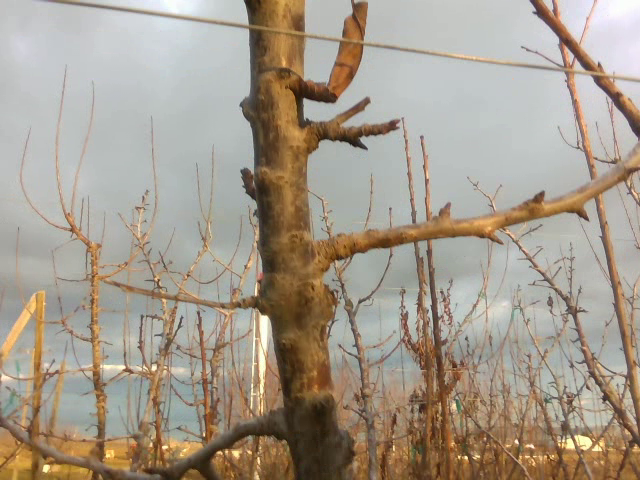
#> input picture Image_based/data/forcindy/0.png, 640 x 480 px; its folder holds 5 pictures in this run
$ python cyl_fit_2d.py
#> lines starting #> are read from the running program, lines starting #| are printed output that depends on the picture
### Image_based/branchpointdetection.py
#!/usr/bin/env python3

# Read in masked images and estimate points where a side branch joins a leader (trunk)

import numpy as np
from glob import glob
import csv
import cv2
import json
from os.path import exists
from bezier_cyl_2d import BezierCyl2D
from draw_routines.image_draw_geom_utils import draw_line, draw_box, draw_cross, LineSeg2D
from scipy.cluster.vq import kmeans, whiten, vq

class BranchPointDetection:
    def __init__(self, path, image_name, b_output_debug=True, b_recalc=False):
        """ Detect possible branch points where side branch touches trunk
        @param path: Directory where files are located
        @param image_name: image number/name as a string
        @param b_recalc: Force recalculate the result, y/n"""

        self.path_debug = path + "DebugImages/"
        path_calculated = path + "CalculatedData/"

        self.name = image_name
        # Read in all images that have name_ and are not debugging images
        self.images, self.images_single = self.read_images(path, image_name)
        # Keep the point/intersection info
        self.image_stats = {}

        # Vertical leaders and side branches off of them
        self.trunks = []
        self.sidebranches = []

        # For the trunks/side branches, calculate or read in statistics (center, eigen vectors)
        print("Calculating stats")
        for im in self.images:
            fname_stats = path_calculated + self.name + "_" + im["name"] + ".json"
            if b_recalc or not exists(fname_stats):
                stats_dict = self.stats_image(im["image"])
                for k, v in stats_dict.items():
                    try:
                        if v.size == 2:
                            stats_dict[k] = [v[0], v[1]]
                    except:
                        pass
                # If this fails, make a CalculatedData and DebugImages folder in the data/forcindy folder
                with open(fname_stats, 'w') as f:
                    json.dump(stats_dict, f)
            elif exists(fname_stats):
                with open(fname_stats, 'r') as f:
                    stats_dict = json.load(f)

            for k, v in stats_dict.items():
                try:
                    if len(v) == 2:
                        stats_dict[k] = np.array([v[0], v[1]])
                except:
                    pass
            im["stats"] = stats_dict

            print(f"  {im['name']}")
            if "trunk" in im["name"]:
                self.trunks.append(im)
            elif "sidebranch" in im["name"]:
                self.sidebranches.append(im)

        # For each of the trunk/branches, see if we have reasonable upper left/lower right points
        #   Save points in debug image
        if b_output_debug:
            self.images_single["marked points"] = np.copy(self.images_single["masked"])
            for im in self.images:
                try:
                    p1 = im["stats"]["lower_left"]
                    p2 = im["stats"]["upper_right"]
                    draw_line(im["image"], p1, p2, (128, 128, 128), 2)
                    draw_line(self.images_single["marked points"], p1, p2, (128, 128, 128), 1)

                    pc = im["stats"]["center"]
                    draw_cross(im["image"], pc, (128, 128, 128), 1, 2)
                    draw_cross(self.images_single["marked points"], pc, (180, 180, 128), 1, 3)

                    cv2.imwrite(self.path_debug + image_name + "_" + im["name"] + "_points.png", im["image"])
                except:
                    pass

            cv2.imwrite(self.path_debug + image_name + "_" + "_marked_points.png", self.images_single["marked points"])

        # Fit a quad to each branch
        print("Fitting quads")
        for im in self.images:
            print(f"  {im['name']}")
            fname_quad = path_calculated + self.name + "_" + im["name"] + "_quad.json"
            fname_params = path_calculated + self.name + "_" + im["name"] + "_quad_params.json"
            if exists(fname_quad) and not b_recalc:
                im["quad"] = BezierCyl2D([0, 0], [1, 1], 1)
                im["quad"].read_json(fname_quad)
                with open(fname_params, 'r') as f:
                    params = json.load(f)
            else:
                im["quad"], params = self.fit_quad(im)
                im["quad"].write_json(fname_quad)
                with open(fname_params, 'w') as f:
                    json.dump(params, f)

            if b_output_debug:
                # Draw the edge and original image with the fitted quad and rects
                im_covert_back = cv2.cvtColor(self.images_single["edge"], cv2.COLOR_GRAY2RGB)
                im_orig_debug = np.copy(self.images_single["orig"])

                # Draw the original, the edges, and the depth mask with the fitted quad
                im["quad"].draw_bezier(im_orig_debug)
                if im["quad"].is_wire():
                    draw_cross(im_orig_debug, im["quad"].p0, (255, 0, 0), thickness=2, length=10)
                    draw_cross(im_orig_debug, im["quad"].p2, (255, 0, 0), thickness=2, length=10)
                else:
                    im["quad"].draw_boundary(im_orig_debug, 10)
                    im["quad"].draw_edge_rects(im_covert_back, step_size=params["step_size"], perc_width=params["width"])

                im_both = np.hstack([im_orig_debug, im_covert_back])
                cv2.imshow("Original and edge and depth", im_both)
                cv2.imwrite(self.path_debug + self.name + "_" + im["name"] + "_quad.png", im_both)

                im["quad"].draw_bezier(self.images_single["marked points"])

        # Use the flow image to make a better mask
        print("Quad in flow mask")
        for im in self.images:
            print(f"  {im['name']}")

            fname_quad_flow_mask = path_calculated + self.name + "_" + im["name"] + "_quad_flow_mask.png"
            if exists(fname_quad_flow_mask) and not b_recalc:
                im["flow_mask"] = cv2.cvtColor(cv2.imread(fname_quad_flow_mask), cv2.COLOR_BGR2GRAY)
            else:
                im["flow_mask"], im_flow_mask_labels = self.flow_mask(im)
                if b_output_debug:
                    cv2.imwrite(self.path_debug + self.name + "_" + im["name"] + "_quad_flow_labels.png", im_flow_mask_labels)
                cv2.imwrite(fname_quad_flow_mask, im["flow_mask"])

            fname_quad_flow = path_calculated + self.name + "_" + im["name"] + "_quad_flow.json"
            fname_params_flow = path_calculated + self.name + "_" + im["name"] + "_quad_params_flow.json"
            if exists(fname_quad_flow) and not b_recalc:
                im["quad_flow"] = BezierCyl2D([0, 0], [1, 1], 1)
                im["quad_flow"].read_json(fname_quad_flow)
                with open(fname_params_flow, 'r') as f:
                    params = json.load(f)
            else:
                im["quad_flow"], params = self.fit_quad_flow(im)
                im["quad_flow"].write_json(fname_quad_flow)
                with open(fname_params_flow, 'w') as f:
                    json.dump(params, f)

            if b_output_debug:
                # Draw the edge and original image with the fitted quad and rects
                im_covert_back = cv2.cvtColor(self.images_single["edge"], cv2.COLOR_GRAY2RGB)
                im_orig_debug = np.copy(self.images_single["orig"])

                # Draw the original, the edges, and the depth mask with the fitted quad
                im["quad_flow"].draw_bezier(im_orig_debug)
                if im["quad_flow"].is_wire():
                    draw_cross(im_orig_debug, im["quad_flow"].p0, (255, 0, 0), thickness=2, length=10)
                    draw_cross(im_orig_debug, im["quad_flow"].p2, (255, 0, 0), thickness=2, length=10)
                else:
                    im["quad_flow"].draw_boundary(im_orig_debug, 10)
                    im["quad_flow"].draw_edge_rects(im_covert_back, step_size=params["step_size"], perc_width=params["width"])

                im_both = np.hstack([im_orig_debug, im_covert_back])
                cv2.imwrite(self.path_debug + self.name + "_" + im["name"] + "_quad_flow.png", im_both)

                im["quad_flow"].draw_bezier(self.images_single["marked points"])

        # Now look for branch points
        fname_branch_pts = path_calculated + self.name + "_branches.csv"
        if b_recalc or not exists(fname_branch_pts):
            self.branch_points = []
            for im_trunk in self.trunks:
                for im_branch in self.sidebranches:
                    if not im_branch["quad"].is_wire():
                        bp = self.find_branch_point(im_trunk, im_branch)
                        if bp is not None:
                            self.branch_points.append(bp)

            with open(fname_branch_pts, 'w') as f:
                csv_file = csv.writer(f)
                data_row = ["x", "y", "vx", "vy"]
                csv_file.writerow(data_row)
                for p, v in self.branch_points:
                    data_row = [p[0], p[1], v[0], v[1]]
                    csv_file.writerow(data_row)
        else:
            bp = np.loadtxt(fname_branch_pts, delimiter=",", skiprows=1)
            self.branch_points = []
            try:
                for r in bp:
                    p = np.array([r[0], r[1]])
                    v = np.array([r[2], r[3]])
                    self.branch_points.append([p, v])
            except IndexError:
                p = np.array([bp[0], bp[1]])
                v = np.array([bp[2], bp[3]])
                self.branch_points.append([p, v])

        if b_output_debug:
            for p, v in self.branch_points:
                draw_box(self.images_single["marked points"], p, (254, 128, 254), 6)
                draw_line(self.images_single["marked points"], p, p + v, (128, 254, 254), 1)

            cv2.imwrite(self.path_debug + image_name + "_" + "_marked_joins_points.png", self.images_single["marked points"])

    def read_images(self, path, image_name):
        """ Read in all of the trunk/sidebranch/edge/depth/orig images, labeled by name
        If Edge image does not exist, create it
        Store all of the trunk/sidebranch images in the im data structure
        Store the others as just images
        @param path: Directory where files are located
        @param image_name: image number/name as a string
        @returns list of image, name pairs, as dictionaries (for branches), and a dictionary of images for others"""
#> called with path = 'data/forcindy/', image_name = '0'

        images = []
        search_path = f"{path}{image_name}_*.png"
        fnames = glob(search_path)
        if fnames is None:
            raise ValueError(f"No files in directory {search_path}")

        images_single = {}
        images_single["orig"] = cv2.imread(f"{path}{image_name}.png")

        trunk_count = 0
        branch_count = 0
        for n in fnames:
            im = {}
            if "points" in n:
                continue
            elif "trunk" in n:
                im["name"] = "trunk" + str(trunk_count)
                im["image"] = cv2.cvtColor(cv2.imread(n), cv2.COLOR_BGR2GRAY)
                images.append(im)
                trunk_count += 1
            elif "branch" in n:
                im["name"] = "sidebranch" + str(branch_count)
                im["image"] = cv2.cvtColor(cv2.imread(n), cv2.COLOR_BGR2GRAY)
                images.append(im)
                branch_count += 1
            elif "edge" in n:
                im_edge_color = cv2.imread(n)
                images_single["edge"] = cv2.cvtColor(im_edge_color, cv2.COLOR_BGR2GRAY)
            elif "depth" in n:
                images_single["depth"] = cv2.imread(n)
            elif "flow" in n:
                images_single["flow"] = cv2.imread(n)
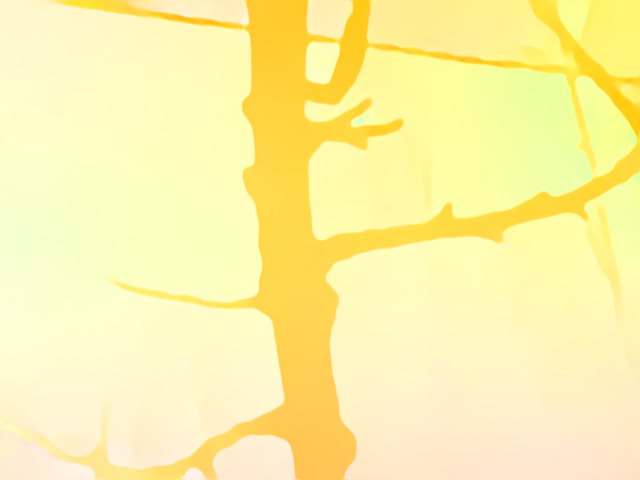
#> input picture Image_based/data/forcindy/0_flow.png, 640 x 480 px
            elif "masked" in n:
                images_single["masked"] = cv2.imread(n)

        if "edge" not in images_single:
            im_gray = cv2.cvtColor(images_single["orig"], cv2.COLOR_BGR2GRAY)
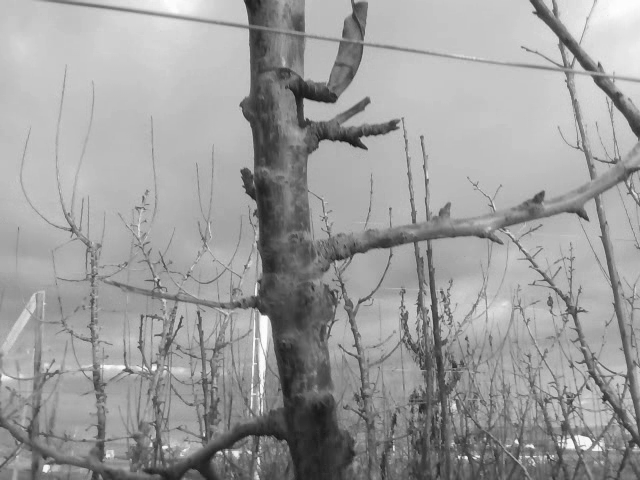
#> im_gray: shape (480, 640); min 22, max 255, mean 156.4
            images_single["edge"] = cv2.Canny(im_gray, 50, 150, apertureSize=3)
            cv2.imwrite(path + image_name + "_edge.png", images_single["edge"])
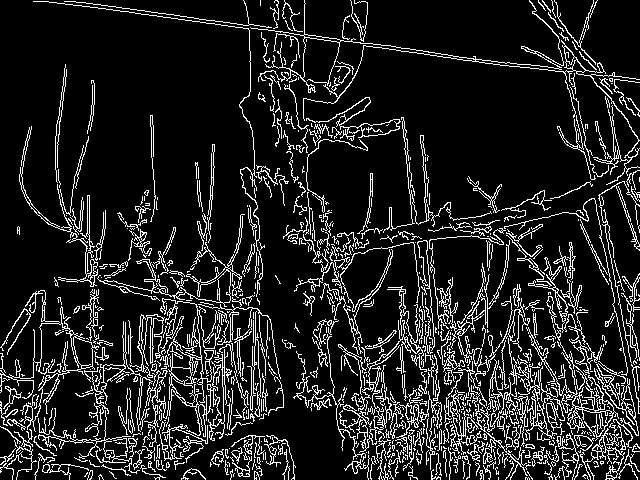
#> saved as 0_edge.png: shape (480, 640); 13.2% white in thin lines or dots

        return images, images_single

    def stats_image(self, in_im):
        """ Add statistics (bounding box, left right, orientation, radius] to image
        Note: Could probably do this without transposing image, but...
        @param im image
        @returns stats as a dictionary of values"""
        im = in_im.transpose()

        width = im.shape[0]
        height = im.shape[1]

        y_grid, x_grid = np.meshgrid(np.linspace(0.5, height - 0.5, height), np.linspace(0.5, width -  0.5, width))

        xs = x_grid[im > 0]
        ys = y_grid[im > 0]

        stats = {}
        stats["x_min"] = np.min(xs)
        stats["y_min"] = np.min(ys)
        stats["x_max"] = np.max(xs)
        stats["y_max"] = np.max(ys)
        stats["x_span"] = stats["x_max"] - stats["x_min"]
        stats["y_span"] = stats["y_max"] - stats["y_min"]

        avg_width = 0.0
        count_width = 0
        if stats["x_span"] > stats["y_span"]:
            stats["Direction"] = "left_right"
            stats["Length"] = stats["x_span"]
            for r in range(0, width):
                if sum(im[r, :]) > 0:
                    avg_width += sum(im[r, :] > 0)
                    count_width += 1
        else:
            stats["Direction"] = "up_down"
            stats["Length"] = stats["y_span"]
            for c in range(0, height):
                if sum(im[:, c]) > 0:
                    avg_width += sum(im[:, c] > 0)
                    count_width += 1
        stats["width"] = avg_width / count_width
        stats["center"] = np.array([np.mean(xs), np.mean(ys)])

        x_matrix = np.zeros([2, xs.shape[0]])
        x_matrix[0, :] = xs.transpose() - stats["center"][0]
        x_matrix[1, :] = ys.transpose() - stats["center"][1]
        covariance_matrix = np.cov(x_matrix)
        eigen_values, eigen_vectors = np.linalg.eig(covariance_matrix)
        if eigen_values[0] < eigen_values[1]:
            stats["EigenValues"] = [np.min(eigen_values), np.max(eigen_values)]
            stats["EigenVector"] = eigen_vectors[1, :]
        else:
            stats["EigenValues"] = [np.min(eigen_values), np.max(eigen_values)]
            stats["EigenVector"] = eigen_vectors[0, :]
        eigen_ratio = stats["EigenValues"][1] / stats["EigenValues"][0]
        stats["EigenVector"][1] *= -1
        stats["EigenRatio"] = eigen_ratio
        stats["lower_left"] = stats["center"] - stats["EigenVector"] * (stats["Length"] * 0.5)
        stats["upper_right"] = stats["center"] + stats["EigenVector"] * (stats["Length"] * 0.5)
        print(stats)
        print(f"Eigen ratio {eigen_ratio}")
        return stats

    # [154 lines left out: functions fit_quad, fit_quad_flow, flow_mask, find_branch_point, not called in this run]


# [7 lines that do not run on import are left out]

### Image_based/cyl_fit_2d.py
#!/usr/bin/env python3

# Read in masked images and estimate points where a side branch joins a leader (trunk)

import numpy as np
from matplotlib import pyplot as plt
import json
import cv2
# If this doesn't load, right click on Image_based folder on the LHS and select "Mark directory as...->sources root"
#   This just lets PyCharm know that it should look in the Image_based folders for Python files
from line_seg_2d import LineSeg2D


class Quad:
    # [690 lines left out: functions __init__, _orientation, pt_axis, tangent_axis, edge_pts, _rect_in_image and 26 more, not called in this run]


class BranchInImage:
    def __init__(self, path, image_name, quad):
        self.quad = quad


# [6 lines left out: function process_image, not called in this run]


def check_one():
    from branchpointdetection import BranchPointDetection

    # Compute all the branch points/approximate lines for branches
    bp = BranchPointDetection("data/forcindy/", "0")
#> in __init__, `self.images, self.images_single = self.read_images(path, image_name)`: self.images = 1 item; self.images_single = 3 items
#> the loop in __init__, `for im in self.images:` made 1 pass
#> (printed output is left out)
#> pass 1, in stats_image, `im = in_im.transpose()`:
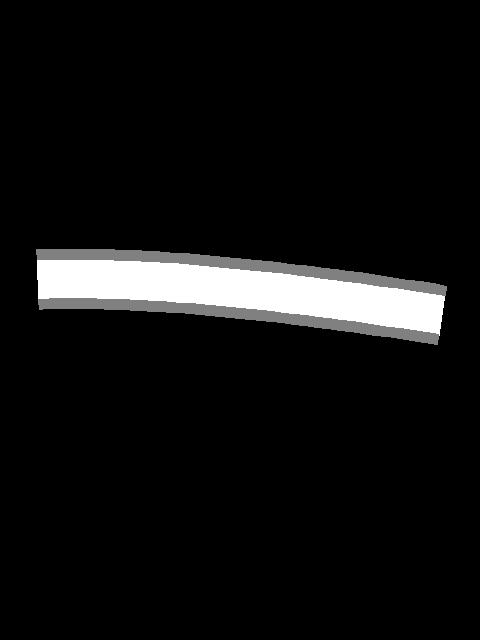
#> im: shape (640, 480); min 0, max 255, mean 16.7
#> after the loop in __init__, `for im in self.images:`: self.sidebranches = []; self.trunks = 1 item

    # Read in/compute the additional images we need for debugging
    #   Original image, convert to canny edge
    #   Mask image
    #   Depth image
    im_orig = cv2.imread('data/forcindy/0.png')
    im_depth = cv2.imread('data/forcindy/0_depth.png')
    im_mask_color = cv2.imread('data/forcindy/0_trunk_0.png')
    im_mask = cv2.cvtColor(im_mask_color, cv2.COLOR_BGR2GRAY)
    im_gray = cv2.cvtColor(im_orig, cv2.COLOR_BGR2GRAY)
    im_edge = cv2.Canny(im_gray, 50, 150, apertureSize=3)
    im_depth_color = cv2.cvtColor(im_depth, cv2.COLOR_BGR2RGB)
    im_covert_back = cv2.cvtColor(im_edge, cv2.COLOR_GRAY2RGB)

    # Write out edge image
    cv2.imwrite('data/forcindy/0_edges.png', im_edge)

    # For the vertical leader...
    trunk_pts = bp.trunks[0]["stats"]
    # Fit a quad to the trunk
    quad = Quad(trunk_pts['lower_left'], trunk_pts['upper_right'], 0.5 * trunk_pts['width'])

    # Current parameters for the vertical leader
    step_size_to_use = int(quad.radius_2d * 1.5)  # Go along the edge at 1.5 * the estimated radius
    perc_width_to_use = 0.3  # How "fat" to make the edge rectangles
    perc_width_to_use_mask = 1.4  # How "fat" a rectangle to cover the mask

    # Debugging image - draw the interior rects
    quad.draw_interior_rects(im_mask_color, step_size=step_size_to_use, perc_width=perc_width_to_use_mask)
    cv2.imwrite('data/forcindy/0_mask.png', im_mask_color)

    # For debugging images
    fig, axs = plt.subplots(2, 2)
    axs[0, 0].imshow(im_orig)
    axs[0, 1].imshow(im_mask_color)
    plt.tight_layout()

    # Iteratively move the quad to the center of the mask
    for i in range(0, 5):
        res = quad.adjust_quad_by_mask(im_mask,
                                       step_size=step_size_to_use, perc_width=perc_width_to_use_mask,
                                       axs=axs[1, 0])
        # print(f"Res {res}")

    # Draw the original, the edges, and the depth mask with the fitted quad
    quad.draw_quad(im_orig)
    quad.draw_boundary(im_orig, 10)
    quad.draw_quad(im_covert_back)

    quad.draw_edge_rects(im_orig, step_size=step_size_to_use, perc_width=perc_width_to_use)
    quad.draw_edge_rects(im_covert_back, step_size=step_size_to_use, perc_width=perc_width_to_use)
    #quad.draw_edge_rects_markers(im_edge, step_size=step_size_to_use, perc_width=perc_width_to_use)
    quad.draw_interior_rects(im_depth_color, step_size=step_size_to_use, perc_width=perc_width_to_use)

    im_both = np.hstack([im_orig, im_covert_back, im_depth_color])
    cv2.imshow("Original and edge and depth", im_both)
    cv2.imwrite('data/forcindy/0_rects.png', im_both)

    # Now do the hough transform - first draw the hough transform edges
    for i in range(0, 5):
        ret = quad.adjust_quad_by_hough_edges(im_edge, step_size=step_size_to_use, perc_width=perc_width_to_use, axs=axs[1, 1])
        # print(f"Res Hough {ret}")

    im_orig = cv2.imread('data/forcindy/0.png')
    quad.draw_quad(im_orig)
    quad.draw_boundary(im_orig, 10)
    cv2.imwrite('data/forcindy/0_quad.png', im_orig)

    # print("foo")


if __name__ == '__main__':
#> (the run stopped early here; a loop or call above may not have finished)
